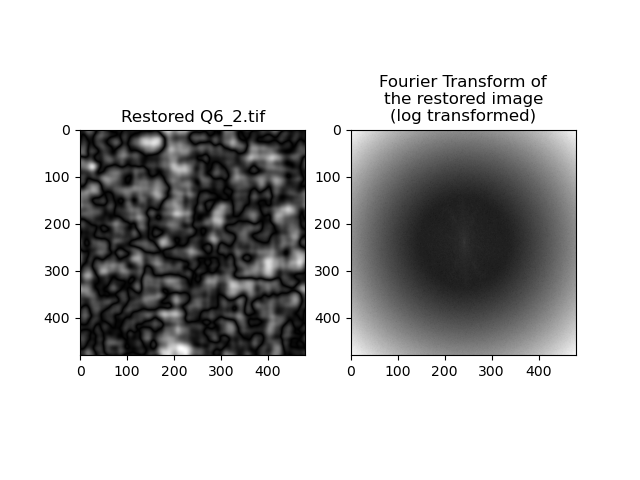

Source code (Python):
import numpy as np
from PIL import Image
from matplotlib import pyplot as plt
from numpy.fft import fft2, ifft2, fftshift, ifftshift

# %% read in the image and do transform

Q6_2 = np.array(Image.open("Q6_2.tif"))
row, col = Q6_2.shape

img_fourier = fftshift(fft2(Q6_2))
img_view = np.log10(np.abs(img_fourier) + 1)

plt.subplot(121)
plt.imshow(Q6_2, cmap='gray')
plt.title('Raw Q6_2.tif')
plt.subplot(122)
plt.imshow(img_view, cmap='gray')
plt.title('Fourier Transformed Q6_2.tif\n(log transformed)')
plt.savefig('Q6_2.png')
plt.show()

# %% generate degradation function
k = 0.0025
func = np.fromfunction(lambda mu, nu:
                       np.exp(-k * ((mu - row / 2) ** 2 + (nu - col / 2) ** 2) ** (5 / 6)),
                       (row, col))

plt.imshow(func, cmap='gray')
plt.title('Degradation function')
plt.savefig('Q6_2_h.png')
plt.show()

# %% restore the image

img_out_fourier = img_fourier / func
img_out_view = np.log10(np.abs(img_out_fourier) + 1)
img_out = np.abs(ifft2(ifftshift(img_out_fourier)))

plt.subplot(121)
plt.imshow(img_out, cmap='gray')
plt.title('Restored Q6_2.tif')
plt.subplot(122)
plt.imshow(img_out_view, cmap='gray')
plt.title('Fourier Transform of\nthe restored image\n(log transformed)')
plt.savefig('Q6_2_1.png')
plt.show()
